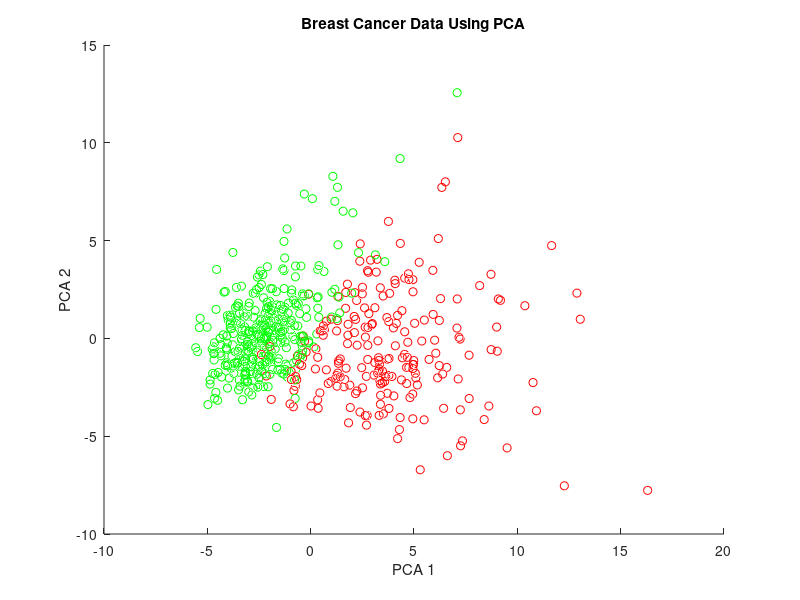
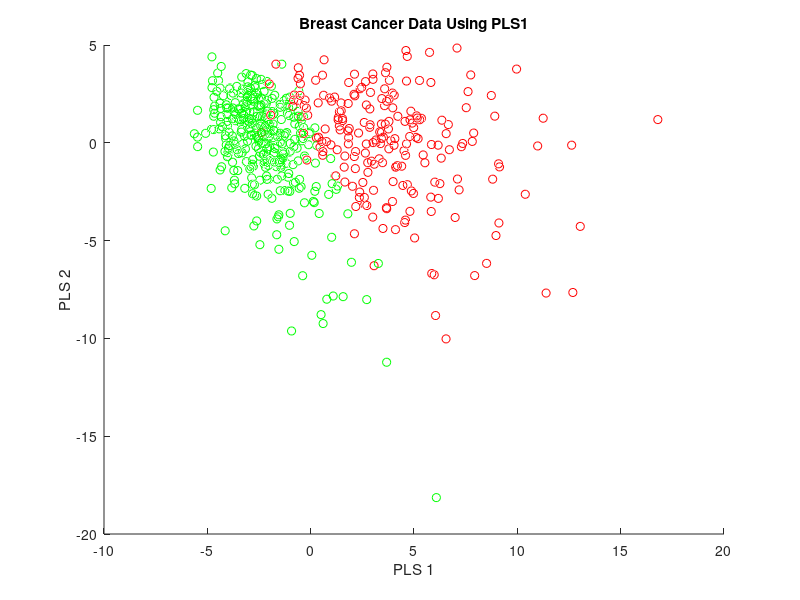

These figures' MATLAB source, in order:
%score = csvread('nipals_score.csv');
%load = csvread('nipals_load.csv');
%label = csvread('nipals_label.csv');

xma = csvread('breast_results/xma.csv');
yma = csvread('breast_results/yma.csv');
zma = csvread('breast_results/zma.csv');
xba = csvread('breast_results/xba.csv');
yba = csvread('breast_results/yba.csv');
zba = csvread('breast_results/zba.csv');

xmb = csvread('breast_results/xmb.csv');
ymb = csvread('breast_results/ymb.csv');
zmb = csvread('breast_results/zmb.csv');
xbb = csvread('breast_results/xbb.csv');
ybb = csvread('breast_results/ybb.csv');
zbb = csvread('breast_results/zbb.csv');

% separate into benign/malignant

figure(1);
hold on;
hma = scatter3(xma,yma,zma,[],'r');
hba = scatter3(xba,yba,zba,[],'g');
hold off;
title('Breast Cancer Data Using PCA');
xlabel('PCA 1');
ylabel('PCA 2');
zlabel('PCA 3');

figure(2);
hold on;
hmb = scatter3(xmb,ymb,zmb,[],'r');
hbb = scatter3(xbb,ybb,zbb,[],'g');
hold off;
title('Breast Cancer Data Using PLS1');
xlabel('PLS 1');
ylabel('PLS 2');
zlabel('PLS 3');
